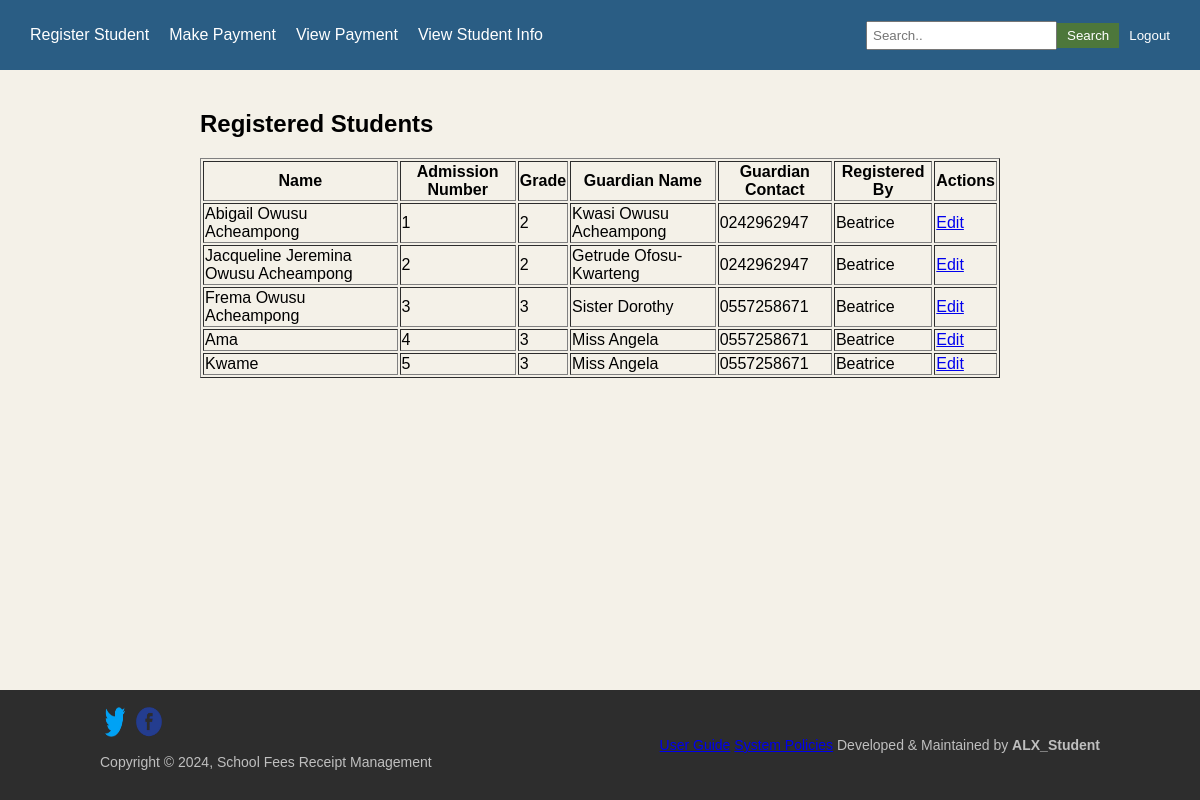
Screenshot of /students/students/ (signed in) with the database file from the repository.
### StudentInformation_App/models.py (models this page shows, shortened)
class StudentRecords(models.Model):
    registered_by = models.ForeignKey(User, on_delete=models.SET_NULL, null=True, related_name="registered_students")
    name = models.CharField(max_length=100)
    admission_number = models.IntegerField(unique=True)  # Ensures uniqueness
    grade = models.CharField(max_length=50)
    guardian_name = models.CharField(max_length=100)  # Added guardian name
    guardian_contact = models.CharField(max_length=10)
    created_at = models.DateTimeField(auto_now_add=True)
    updated_at = models.DateTimeField(auto_now=True)

### StudentInformation_App/views.py (the view)
# urls.py: path("students/", student_list, name="student_list"),
@login_required
def student_list(request):
    students = StudentRecords.objects.all()  # Fetch all student records
    return render(request, "StudentInformation_App/student_list.html", {"students": students})

### StudentInformation_App/templates/StudentInformation_App/student_list.html (shortened to what this page needs)
{% extends 'Authentication_App/base.html' %}
{% block navbar %}
<nav class="navbar">
 <div class="nav-left">
  <a href="{% url 'register_student' %}">Register Student</a>
  <a href="{% url 'make_payment' %}">Make Payment</a>
  <a href="{% url 'view_receipt' %}">View Payment</a>
  <a href="{% url 'student_list' %}">View Student Info</a>
 </div>
 <div class="nav-right">
  <input type="text" placeholder="Search..">
  <button>Search</button>
  {% if user.is_authenticated %}
  <form action="{% url 'logout' %}" method="post" style="display: inline;">
   <button type="submit" style="background: none; border: none; color: white; cursor: pointer;">
    Logout
   </button>
  </form>
  {% else %}
  <a href="{% url 'login' %}">Login</a>
  {% endif %}
 </div>
</nav>
{% endblock %}
{% block content %}
<h2>Registered Students</h2>
<table border="1">
 <thead>
  <tr>
   <th>Name</th>
   <th>Admission Number</th>
   <th>Grade</th>
   <th>Guardian Name</th>
   <th>Guardian Contact</th>
   <th>Registered By</th>
   <th>Actions</th>
  </tr>
 </thead>
 <tbody>
  {% for student in students %}
  <tr>
   <td>{{ student.name }}</td>
   <td>{{ student.admission_number }}</td>
   <td>{{ student.grade }}</td>
   <td>{{ student.guardian_name }}</td>
   <td>{{ student.guardian_contact }}</td>
   <td>{{ student.registered_by.username }}</td>
   <td>
    <a href="{% url 'edit_student' student.id %}">Edit</a>
   </td>
  </tr>
  {% empty %}
  <tr>
   <td colspan="7">No students registered yet.</td>
  </tr>
  {% endfor %}
 </tbody>
</table>
{% endblock %}

### Authentication_App/templates/Authentication_App/base.html (shortened to what this page needs)
{% load static %}
<!DOCTYPE html>
<html lang="en">
<head>
</head>
<body>
 {% block navbar %}{% endblock %}
 <div class="content">
  {% block content %}
  {% endblock %}
 </div>
 <footer class="footer">
  <div class="footer-left">
   <img src="{% static 'Authentication_App/images/twitter_icon.png' %}" alt="Twitter" width="30" height="30">
   <img src="{% static 'Authentication_App/images/facebook_icon.png' %}" alt="Facebook" width="30" height="30">
   <p>Copyright © 2024, School Fees Receipt Management</p>
  </div>
  <div class="footer-right">
   <a href="#">User Guide</a>
   <a href="#">System Policies</a>
   <span>Developed & Maintained by <strong>ALX_Student</strong></span>
  </div>
 </footer>
</body>
</html>

### Authentication_App/templates/Authentication_App/base.html (style rules this page uses)
body { font-family: Arial, sans-serif; background-color: #F4F1E8; margin: 0; padding: 0; display: flex; flex-direction: column; min-height: 100vh; }
.navbar { background-color: #2a5d84; color: white; display: flex; justify-content: space-between; padding: 10px 20px; align-items: center; height: 50px; }
.nav-left, .nav-right { display: flex; align-items: center; }
.nav-left a, .nav-right a { color: white; text-decoration: none; margin: 0 10px; }
.nav-right input { padding: 5px; margin-left: 10px; }
.nav-right button { background-color: #4d773b; color: white; border: none; padding: 5px 10px; cursor: pointer; }
.content { max-width: 800px; margin: auto; padding: 20px; flex: 1; }
.footer { background-color: #2d2d2d; color: #bfbfbf; display: flex; justify-content: space-between; align-items: center; padding: 20px 100px; font-size: 14px; height: 70px; margin-top: auto; }

### rows the page displays
StudentRecords: name "Abigail Owusu Acheampong", admission_number "1", grade "2", guardian_name "Kwasi Owusu Acheampong", guardian_contact "0242962947", registered_by.username "Beatrice"
StudentRecords: name "Jacqueline Jeremina Owusu Acheampong", admission_number "2", grade "2", guardian_name "Getrude Ofosu-Kwarteng", guardian_contact "0242962947", registered_by.username "Beatrice"
StudentRecords: name "Frema Owusu Acheampong", admission_number "3", grade "3", guardian_name "Sister Dorothy", guardian_contact "0557258671", registered_by.username "Beatrice"
StudentRecords: name "Ama", admission_number "4", grade "3", guardian_name "Miss Angela", guardian_contact "0557258671", registered_by.username "Beatrice"
StudentRecords: name "Kwame", admission_number "5", grade "3", guardian_name "Miss Angela", guardian_contact "0557258671", registered_by.username "Beatrice"
